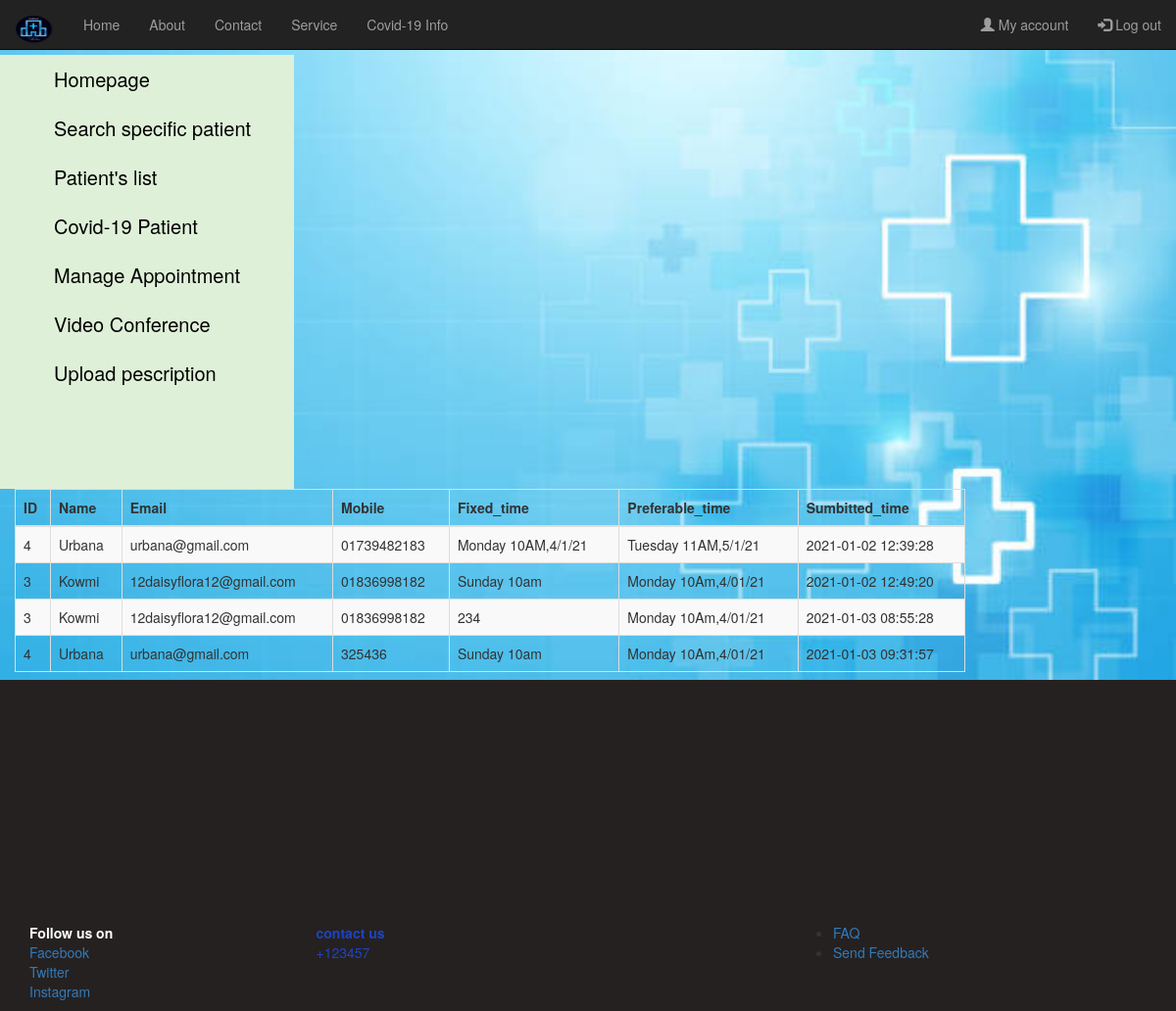
Screenshot of /seeAllMeetings.php (signed in) with the database file from the repository.
### tables this page shows
CREATE TABLE `meeting` (
  `id` int(11) NOT NULL,
  `patient_id` int(11) NOT NULL,
  `patient_name` varchar(255) NOT NULL,
  `patient_email` varchar(255) NOT NULL,
  `patient_phn` varchar(255) NOT NULL,
  `specialist_name` varchar(255) NOT NULL,
  `specialist_name2` varchar(255) NOT NULL,
  `fixed_time` varchar(255) NOT NULL,
  `prefarable_time` varchar(255) NOT NULL,
  `submit_time` timestamp NOT NULL DEFAULT current_timestamp()
);

### seeAllMeetings.php (the view, shortened to what this page needs)
<?php
     $conn = mysqli_connect('localhost','root','','hospital_management_system');
     $session_user = $_SESSION['doctor_login'];
     $sql1= "SELECT * FROM doctor WHERE email='$session_user'";
     $result1 = mysqli_query($conn, $sql1);
     $row1 = mysqli_fetch_assoc($result1);
     $specialist_name=$row1['name'];
     $sql= "SELECT * FROM meeting WHERE specialist_name='$specialist_name' OR specialist_name2='$specialist_name' ";
     $result = mysqli_query($conn, $sql);
 ?>
<!DOCTYPE html>
<html lang="en">
<head>
  <link rel="stylesheet" href="https://maxcdn.bootstrapcdn.com/bootstrap/3.4.1/css/bootstrap.min.css">
  <link rel="stylesheet" href="seeAllMeetings.css">
</head>
<body>
<nav class="navbar navbar-inverse navbar-fixed-top">
  <div class="container-fluid">
    <div class="navbar-header">
      <a class="navbar-brand" href="hospital_demo1.html">
        <img src="image/brand.png" alt="Hospital logo" width="40px" height="30px">
      </a>
    </div>
    <ul class="nav navbar-nav">
      <li><a href="index.php">Home</a></li>
      <li><a href="aboutUs.php">About</a></li>
      <li><a href="contact.php">Contact</a></li>
      <li><a href="service.php">Service</a></li>
      <li><a href="covidInfo.php">Covid-19 Info</a></li>
    </ul>
    <ul class="nav navbar-nav navbar-right">
      <li> <a href="myAccountDoctor.php"> <span class="glyphicon glyphicon-user"></span> My account </a> </li>
       <li> <a href="logout.php"> <span class="glyphicon glyphicon-log-in"></span> Log out </a>  </li>
    </ul>
  </div>
</nav>
<div class="mainbody">
  <div class="container-fluid">
    <div class="row">
      <br><br>
      <div id="sidebar" class="col-md-3 bg-success">
        <ul class="list-unstyled">
          <li> <a id="option2" href="homepageDoctor.php">Homepage</a> </li>
          <li> <a id="option1" href="searchPatient.php">Search specific patient</a> </li>
          <li> <a id="option1" href="showPatientList.php">Patient's list</a> </li>
          <li> <a id="option2" href="covidPatientforDoc.php">Covid-19 Patient</a> </li>
          <li> <a id="option3" href="manageAppointmentDoctor.php">Manage Appointment</a> </li>
          <li> <a id="option5" href="videoConfaDoctor.php">Video Conference</a> </li>
          <li> <a id="option1" href="uploadPrescription.php">Upload pescription</a> </li>
        </ul>
      </div>
      <div class="col-md-9 Table">
        <table class="table table-bordered table-hover table-striped">
          <thead>
            <tr>
            <th>ID </th>
            <th>Name </th>
            <th>Email</th>
            <th>Mobile</th>
            <th>Fixed_time</th>
            <th>Preferable_time</th>
            <th>Sumbitted_time</th>
          </tr>
          </thead>
          <tbody>
              <?php while($row= mysqli_fetch_array($result)) { ?>
            <tr>
              <td> <?php echo $row['patient_id'] ?> </td>
              <td><?php echo $row['patient_name'] ?></td>
              <td><?php echo $row['patient_email'] ?></td>
              <td><?php echo $row['patient_phn'] ?></td>
              <td><?php echo $row['fixed_time'] ?></td>
              <td><?php echo $row['prefarable_time'] ?></td>
              <td><?php echo $row['submit_time'] ?></td>
            </tr>
          <?php } ?>
          </tbody>
        </table>
      </div>
    </div>
  </div>
</div>
<div class="footer">
  <div class="container-fluid">
    <div class="container">
      <div class="row">
        <div class="col-md-3">
          <strong>Follow us on</strong> <br>
          <ul class="list-unstyled">
            <li> <a href="https://web.facebook.com/morsalina.kowmi/"> Facebook</a> </li>
            <li> <a href="#"> Twitter</a> </li>
            <li> <a href="#"> Instagram</a> </li>
          </ul>
        </div>
        <div class="col-md-5">
          <strong>contact us </strong> <br>
          +123457 <br>
      </div>
      <div class="col-md-4">
        <ul>
          <li> <a href="FAQ.php"> FAQ </a> </li>
          <li> <a href="#">Send Feedback</a> </li>
        </ul>
      </div>
    </div>
  </div>
</div>
</div>
</body>
</html>

### seeAllMeetings.css (style rules this page uses)
.mainbody { background-image: url(image/back_hos.jpg); width: 100%; height: calc(100vh - 106px); display: block; background-size: cover; background-repeat: no-repeat; }
#sidebar { height: 443px; }
#option1 { font-size: 20px; font-weight: 200; color: black; line-height: 50px; margin-left: 40px; margin-top: 30px; margin-bottom: 70px; }
#option2 { font-size: 20px; font-weight: 200; color: black; line-height: 50px; margin-left: 40px; margin-top: 30px; margin-bottom: 70px; }
#option3 { font-size: 20px; font-weight: 200; color: black; line-height: 50px; margin-left: 40px; margin-top: 30px; margin-bottom: 70px; }
#option5 { font-size: 20px; font-weight: 200; color: black; line-height: 50px; margin-left: 40px; margin-top: 30px; margin-bottom: 70px; }
.Table { overflow-y: scroll; width: 1000px; height: 443px; }
.footer { background-color: #252121; }
.row { margin-top: 16px; }
.col-md-3 { color:white; }
.col-md-5 { color: #1E44C0; }

### rows the page displays
meeting: patient "4", patient_name "Urbana", patient_email "urbana@gmail.com", patient_phn "01739482183", fixed_time "Monday 10AM,4/1/21", prefarable_time "Tuesday 11AM,5/1/21", submit_time "2021-01-02 12:39:28"
meeting: patient "3", patient_name "Kowmi", patient_email "12daisyflora12@gmail.com", patient_phn "01836998182", fixed_time "Sunday 10am", prefarable_time "Monday 10Am,4/01/21", submit_time "2021-01-02 12:49:20"
meeting: patient "3", patient_name "Kowmi", patient_email "12daisyflora12@gmail.com", patient_phn "01836998182", fixed_time "234", prefarable_time "Monday 10Am,4/01/21", submit_time "2021-01-03 08:55:28"
meeting: patient "4", patient_name "Urbana", patient_email "urbana@gmail.com", patient_phn "325436", fixed_time "Sunday 10am", prefarable_time "Monday 10Am,4/01/21", submit_time "2021-01-03 09:31:57"
